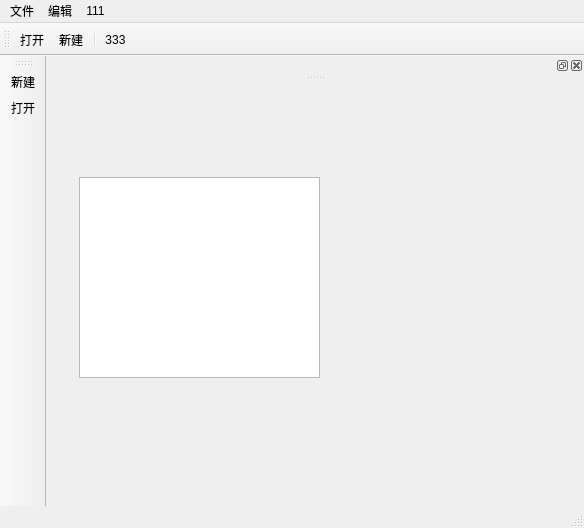
<?xml version="1.0" encoding="UTF-8"?>
<ui version="4.0">
 <class>MainWindow</class>
 <widget class="QMainWindow" name="MainWindow">
  <property name="geometry">
   <rect>
    <x>0</x>
    <y>0</y>
    <width>584</width>
    <height>528</height>
   </rect>
  </property>
  <property name="windowTitle">
   <string>MainWindow</string>
  </property>
  <widget class="QWidget" name="centralWidget">
   <widget class="QTextEdit" name="textEdit">
    <property name="geometry">
     <rect>
      <x>33</x>
      <y>96</y>
      <width>241</width>
      <height>201</height>
     </rect>
    </property>
   </widget>
  </widget>
  <widget class="QMenuBar" name="menuBar">
   <property name="geometry">
    <rect>
     <x>0</x>
     <y>0</y>
     <width>584</width>
     <height>26</height>
    </rect>
   </property>
   <widget class="QMenu" name="menu">
    <property name="title">
     <string>文件</string>
    </property>
    <addaction name="actionNew"/>
    <addaction name="separator"/>
    <addaction name="actionOpen"/>
    <addaction name="action333"/>
   </widget>
   <widget class="QMenu" name="menu_2">
    <property name="title">
     <string>编辑</string>
    </property>
   </widget>
   <widget class="QMenu" name="menu111">
    <property name="title">
     <string>111</string>
    </property>
   </widget>
   <addaction name="menu"/>
   <addaction name="menu_2"/>
   <addaction name="menu111"/>
  </widget>
  <widget class="QToolBar" name="mainToolBar">
   <attribute name="toolBarArea">
    <enum>TopToolBarArea</enum>
   </attribute>
   <attribute name="toolBarBreak">
    <bool>false</bool>
   </attribute>
   <addaction name="actionOpen"/>
   <addaction name="actionNew"/>
   <addaction name="separator"/>
   <addaction name="action333"/>
  </widget>
  <widget class="QToolBar" name="toolBar">
   <property name="windowTitle">
    <string>toolBar</string>
   </property>
   <property name="allowedAreas">
    <set>Qt::AllToolBarAreas</set>
   </property>
   <attribute name="toolBarArea">
    <enum>LeftToolBarArea</enum>
   </attribute>
   <attribute name="toolBarBreak">
    <bool>false</bool>
   </attribute>
   <addaction name="actionNew"/>
   <addaction name="actionOpen"/>
  </widget>
  <widget class="QStatusBar" name="statusBar"/>
  <widget class="QDockWidget" name="dockWidget">
   <property name="allowedAreas">
    <set>Qt::BottomDockWidgetArea|Qt::TopDockWidgetArea</set>
   </property>
   <attribute name="dockWidgetArea">
    <number>4</number>
   </attribute>
   <widget class="QWidget" name="dockWidgetContents"/>
  </widget>
  <action name="actionNew">
   <property name="text">
    <string>新建</string>
   </property>
  </action>
  <action name="actionOpen">
   <property name="text">
    <string>打开</string>
   </property>
  </action>
  <action name="action333">
   <property name="text">
    <string>333</string>
   </property>
  </action>
 </widget>
 <layoutdefault spacing="6" margin="11"/>
 <resources/>
 <connections/>
</ui>
